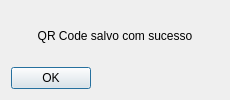
<?xml version="1.0" encoding="UTF-8"?>
<ui version="4.0">
 <class>Dialog</class>
 <widget class="QDialog" name="Dialog">
  <property name="windowModality">
   <enum>Qt::NonModal</enum>
  </property>
  <property name="geometry">
   <rect>
    <x>0</x>
    <y>0</y>
    <width>230</width>
    <height>100</height>
   </rect>
  </property>
  <property name="windowTitle">
   <string>Salvo com sucesso</string>
  </property>
  <property name="windowIcon">
   <iconset>
    <normaloff>assets/icons/icon.png</normaloff>assets/icons/icon.png</iconset>
  </property>
  <layout class="QVBoxLayout" name="verticalLayout_2">
   <item>
    <widget class="QLabel" name="label">
     <property name="text">
      <string>QR Code salvo com sucesso</string>
     </property>
     <property name="alignment">
      <set>Qt::AlignCenter</set>
     </property>
    </widget>
   </item>
   <item>
    <widget class="QPushButton" name="btn_ok">
     <property name="sizePolicy">
      <sizepolicy hsizetype="Fixed" vsizetype="Fixed">
       <horstretch>0</horstretch>
       <verstretch>0</verstretch>
      </sizepolicy>
     </property>
     <property name="text">
      <string>OK</string>
     </property>
    </widget>
   </item>
  </layout>
 </widget>
 <resources/>
 <connections/>
</ui>
